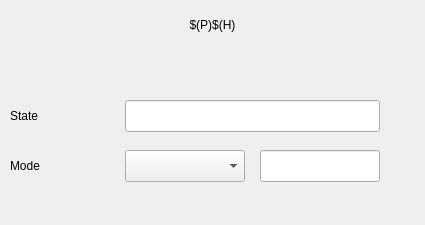
<?xml version="1.0" encoding="UTF-8"?>
<ui version="4.0">
 <class>MainWindow</class>
 <widget class="QMainWindow" name="MainWindow">
  <property name="geometry">
   <rect>
    <x>0</x>
    <y>0</y>
    <width>425</width>
    <height>225</height>
   </rect>
  </property>
  <property name="styleSheet">
   <string>

QWidget#centralWidget {background: rgba(187, 187, 187, 255);}
QPushButton::menu-indicator {image: url(none.png); width: 0}

caTable {
       font: 10pt;
       background: cornsilk;
       alternate-background-color: wheat;
}

caLineEdit {
     border-radius: 1px;
     background: lightyellow;
     color: black;
 }

caTextEntry {
    color: rgb(127, 0, 63);
    background-color: cornsilk;
    selection-color: #0a214c;
    selection-background-color: wheat;
    border: 1px groove black;
    border-radius: 1px;
    padding: 1px;
}

caTextEntry:focus {
    padding: 0px;
    border: 2px groove darkred;
    border-radius: 1px;
}

QPushButton {
      border-color: #00b;
      border-radius: 2px;
      padding: 3px;
      border-width: 1px;

	background: qlineargradient(spread:pad, x1:0, y1:0, x2:0, y2:1,
						   stop:0   rgba(224, 239, 255, 255),
						   stop:0.5 rgba(199, 215, 230, 255),
						   stop:1   rgba(184, 214, 236, 255));
}
QPushButton:hover {
	background: qlineargradient(spread:pad, x1:0, y1:0, x2:0, y2:1,
						stop:0   rgba(201, 226, 255, 255),
						stop:0.5 rgba(177, 204, 230, 255),
						stop:1   rgba(163, 205, 236, 255));
}
QPushButton:pressed {
	background: qlineargradient(spread:pad, x1:0, y1:0, x2:0, y2:1,
						stop:0   rgba(174, 219, 255, 255),
						stop:0.5 rgba(165, 199, 230, 255),
						stop:1   rgba(134, 188, 236, 255));
}

QPushButton:disabled {
	background: qlineargradient(spread:pad, x1:0, y1:0, x2:0, y2:1,
						stop:0   rgba(174, 219, 255, 255),
						stop:0.5 rgba(165, 199, 230, 255),
						stop:1   rgba(134, 188, 236, 255));
}

caChoice {
      background: qlineargradient(x1: 0, y1: 0, x2: 0, y2: 1,
                                  stop: 0 #E1E1E1, stop: 0.4 #DDDDDD,
                                  stop: 0.5 #D8D8D8, stop: 1.0 #D3D3D3);
}

caChoice &gt; QPushButton {
      text-align: left;
      padding: 1px;
}

/* when font specified, no font sizing is done any more,  font: 10pt; is not bad. You could Enable this when you converted from .adl files
caRelatedDisplay  &gt; QPushButton {
font: 10pt;
}

caShellCommand  &gt; QPushButton {
font: 10pt;
}
*/

caSlider::groove:horizontal {
border: 1px solid #bbb;
background: lightgrey;
height: 20px;
border-radius: 4px;
}

caSlider::handle:horizontal {
background: red;
border: 1px solid #777;
width: 13px;
margin-top: -2px;
margin-bottom: -2px;
border-radius: 2px;
}



</string>
  </property>
  <widget class="QWidget" name="centralWidget">
   <widget class="caLabel" name="caLabel_0">
    <property name="geometry">
     <rect>
      <x>0</x>
      <y>0</y>
      <width>425</width>
      <height>50</height>
     </rect>
    </property>
    <property name="text">
     <string>$(P)$(H)</string>
    </property>
    <property name="alignment">
     <set>Qt::AlignAbsolute|Qt::AlignCenter|Qt::AlignHCenter|Qt::AlignVCenter</set>
    </property>
    <property name="fontScaleMode">
     <enum>ESimpleLabel::WidthAndHeight</enum>
    </property>
    <property name="foreground">
     <color>
      <red>255</red>
      <green>255</green>
      <blue>255</blue>
     </color>
    </property>
    <property name="background">
     <color alpha="0">
      <red>255</red>
      <green>255</green>
      <blue>255</blue>
     </color>
    </property>
    <property name="frameShape">
     <enum>QFrame::NoFrame</enum>
    </property>
   </widget>
   <widget class="caLabel" name="calabel">
    <property name="geometry">
     <rect>
      <x>10</x>
      <y>100</y>
      <width>100</width>
      <height>32</height>
     </rect>
    </property>
    <property name="text">
     <string>State</string>
    </property>
   </widget>
   <widget class="caLabel" name="calabel_2">
    <property name="geometry">
     <rect>
      <x>10</x>
      <y>150</y>
      <width>100</width>
      <height>32</height>
     </rect>
    </property>
    <property name="text">
     <string>Mode</string>
    </property>
   </widget>
   <widget class="caMenu" name="camenu">
    <property name="geometry">
     <rect>
      <x>125</x>
      <y>150</y>
      <width>120</width>
      <height>32</height>
     </rect>
    </property>
    <property name="channel" stdset="0">
     <string notr="true">$(P)$(H)Mode</string>
    </property>
   </widget>
   <widget class="caLineEdit" name="calineedit">
    <property name="geometry">
     <rect>
      <x>260</x>
      <y>150</y>
      <width>120</width>
      <height>32</height>
     </rect>
    </property>
    <property name="channel" stdset="0">
     <string notr="true">$(P)$(H)Mode_RBV</string>
    </property>
   </widget>
   <widget class="caLineEdit" name="calineedit_2">
    <property name="geometry">
     <rect>
      <x>125</x>
      <y>100</y>
      <width>255</width>
      <height>32</height>
     </rect>
    </property>
    <property name="channel" stdset="0">
     <string notr="true">$(P)$(H)State_RBV</string>
    </property>
   </widget>
  </widget>
 </widget>
 <customwidgets>
  <customwidget>
   <class>caMenu</class>
   <extends>QComboBox</extends>
   <header>caMenu</header>
  </customwidget>
  <customwidget>
   <class>caLabel</class>
   <extends>QLabel</extends>
   <header>caLabel</header>
  </customwidget>
  <customwidget>
   <class>caLineEdit</class>
   <extends>QLineEdit</extends>
   <header>caLineEdit</header>
  </customwidget>
 </customwidgets>
 <resources/>
 <connections/>
</ui>
